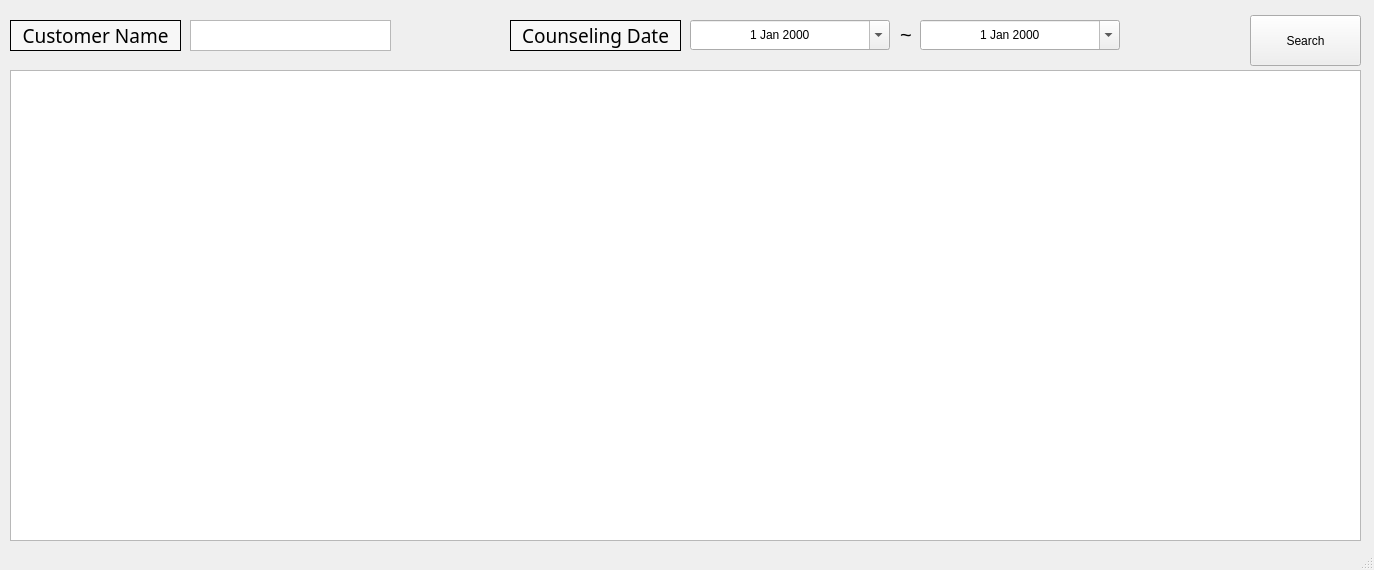
<?xml version="1.0" encoding="UTF-8"?>
<ui version="4.0">
 <class>mainWindow</class>
 <widget class="QMainWindow" name="mainWindow">
  <property name="geometry">
   <rect>
    <x>0</x>
    <y>0</y>
    <width>1374</width>
    <height>570</height>
   </rect>
  </property>
  <property name="windowTitle">
   <string>Guarantor Search</string>
  </property>
  <widget class="QWidget" name="centralwidget">
   <widget class="QTableView" name="GuarantorTable">
    <property name="geometry">
     <rect>
      <x>10</x>
      <y>70</y>
      <width>1351</width>
      <height>471</height>
     </rect>
    </property>
   </widget>
   <widget class="QPushButton" name="SearchButton">
    <property name="geometry">
     <rect>
      <x>1250</x>
      <y>15</y>
      <width>111</width>
      <height>51</height>
     </rect>
    </property>
    <property name="text">
     <string>Search</string>
    </property>
   </widget>
   <widget class="QDateEdit" name="StartDate">
    <property name="geometry">
     <rect>
      <x>690</x>
      <y>20</y>
      <width>200</width>
      <height>30</height>
     </rect>
    </property>
    <property name="minimumSize">
     <size>
      <width>200</width>
      <height>0</height>
     </size>
    </property>
    <property name="maximumSize">
     <size>
      <width>200</width>
      <height>16777215</height>
     </size>
    </property>
    <property name="mouseTracking">
     <bool>false</bool>
    </property>
    <property name="focusPolicy">
     <enum>Qt::TabFocus</enum>
    </property>
    <property name="autoFillBackground">
     <bool>false</bool>
    </property>
    <property name="locale">
     <locale language="English" country="UnitedStates"/>
    </property>
    <property name="frame">
     <bool>true</bool>
    </property>
    <property name="alignment">
     <set>Qt::AlignCenter</set>
    </property>
    <property name="buttonSymbols">
     <enum>QAbstractSpinBox::UpDownArrows</enum>
    </property>
    <property name="accelerated">
     <bool>false</bool>
    </property>
    <property name="correctionMode">
     <enum>QAbstractSpinBox::CorrectToPreviousValue</enum>
    </property>
    <property name="calendarPopup">
     <bool>true</bool>
    </property>
    <property name="date">
     <date>
      <year>2000</year>
      <month>1</month>
      <day>1</day>
     </date>
    </property>
   </widget>
   <widget class="QLabel" name="label_17">
    <property name="geometry">
     <rect>
      <x>510</x>
      <y>20</y>
      <width>171</width>
      <height>31</height>
     </rect>
    </property>
    <property name="font">
     <font>
      <family>Agency FB</family>
      <pointsize>14</pointsize>
     </font>
    </property>
    <property name="styleSheet">
     <string notr="true">background-color:rgb(247, 247, 247)</string>
    </property>
    <property name="frameShape">
     <enum>QFrame::Box</enum>
    </property>
    <property name="text">
     <string>Counseling Date</string>
    </property>
    <property name="alignment">
     <set>Qt::AlignCenter</set>
    </property>
   </widget>
   <widget class="QLabel" name="label_4">
    <property name="geometry">
     <rect>
      <x>900</x>
      <y>19</y>
      <width>16</width>
      <height>31</height>
     </rect>
    </property>
    <property name="font">
     <font>
      <pointsize>15</pointsize>
     </font>
    </property>
    <property name="text">
     <string>~</string>
    </property>
   </widget>
   <widget class="QLabel" name="label_16">
    <property name="geometry">
     <rect>
      <x>10</x>
      <y>20</y>
      <width>171</width>
      <height>31</height>
     </rect>
    </property>
    <property name="font">
     <font>
      <family>Agency FB</family>
      <pointsize>14</pointsize>
     </font>
    </property>
    <property name="styleSheet">
     <string notr="true">background-color:rgb(247, 247, 247)</string>
    </property>
    <property name="frameShape">
     <enum>QFrame::Box</enum>
    </property>
    <property name="text">
     <string>Customer Name</string>
    </property>
    <property name="alignment">
     <set>Qt::AlignCenter</set>
    </property>
   </widget>
   <widget class="QTextEdit" name="CustomerName">
    <property name="geometry">
     <rect>
      <x>190</x>
      <y>20</y>
      <width>201</width>
      <height>31</height>
     </rect>
    </property>
   </widget>
   <widget class="QDateEdit" name="LastDate">
    <property name="geometry">
     <rect>
      <x>920</x>
      <y>20</y>
      <width>200</width>
      <height>30</height>
     </rect>
    </property>
    <property name="minimumSize">
     <size>
      <width>200</width>
      <height>0</height>
     </size>
    </property>
    <property name="maximumSize">
     <size>
      <width>200</width>
      <height>16777215</height>
     </size>
    </property>
    <property name="mouseTracking">
     <bool>false</bool>
    </property>
    <property name="focusPolicy">
     <enum>Qt::TabFocus</enum>
    </property>
    <property name="autoFillBackground">
     <bool>false</bool>
    </property>
    <property name="locale">
     <locale language="English" country="UnitedStates"/>
    </property>
    <property name="frame">
     <bool>true</bool>
    </property>
    <property name="alignment">
     <set>Qt::AlignCenter</set>
    </property>
    <property name="buttonSymbols">
     <enum>QAbstractSpinBox::UpDownArrows</enum>
    </property>
    <property name="accelerated">
     <bool>false</bool>
    </property>
    <property name="correctionMode">
     <enum>QAbstractSpinBox::CorrectToPreviousValue</enum>
    </property>
    <property name="calendarPopup">
     <bool>true</bool>
    </property>
    <property name="date">
     <date>
      <year>2000</year>
      <month>1</month>
      <day>1</day>
     </date>
    </property>
   </widget>
  </widget>
  <widget class="QStatusBar" name="statusbar"/>
 </widget>
 <resources/>
 <connections/>
</ui>
